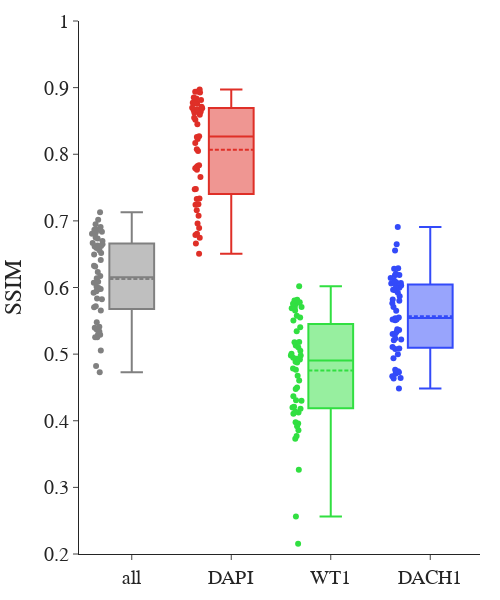
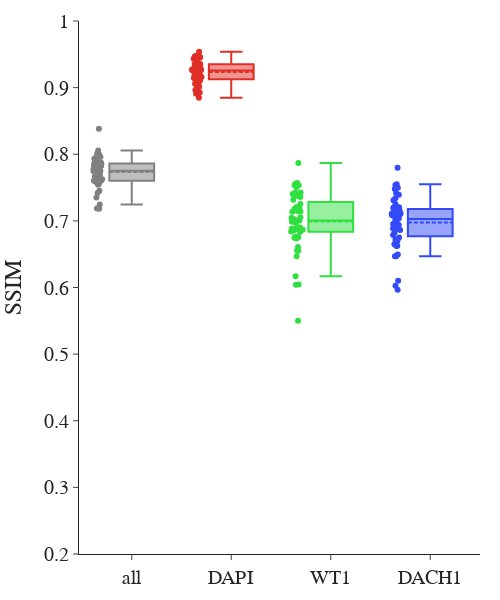

The notebook cell saved with these charts, in order:
### Code cell
## Boxplot for Channels

def boxplot_channels(df: pd.DataFrame, name:str, export=False) -> None:
    df = df[df.name == name]
    colors = ['#808080', '#DF2F27', '#31DF41', '#334AF9']
    fig = go.Figure()
    for col, metric in zip(colors, label_channels):
        fig.add_trace(go.Box(y=df['value'][df.metric == metric],
            name=metric, marker_color=col, boxmean=True, showlegend=False, boxpoints='all'
        ))
    fig.update_layout(template='simple_white', yaxis_title='SSIM', font_family="Computer Modern", font_size=20)
    fig.update_xaxes(categoryorder='array')
    fig.update_layout(yaxis_range=[0.2,1])
    fig.update_layout(boxgroupgap=0.1, boxgap=0.5)
    fig.update_layout(height=600, width=500)
    fig.update_layout(margin=dict(l=50, r=20, t=20, b=20))
    fig.show()

    if export:
        fig.write_image(f'../graphics/{name}.png')

boxplot_channels(df_channels, name='test_cycle_PAS2IF_van_patches_seed_975', export=True)
boxplot_channels(df_channels, name='test_pix2pix_PAS2IF_L1_patches', export=True)
